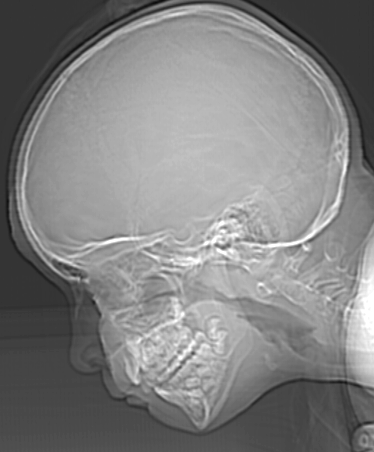
#> input picture Lab01/ctskull-256.tif, 374 x 452 px
$ jupyter execute --allow-errors first.ipynb
#> lines starting #> are read from the running program, lines starting #| are printed output that depends on the picture; after the words box and inside, x2 and y2 are one past the last pixel; in counts of white or black regions, pixels touching at a corner belong together
[cell 1]
import cv2
import matplotlib.pyplot as plt
import numpy as np

#https://github.com/btravencolo/gsi058-labs-2022-02/blob/main/Lab01%20-%20Sampling%20and%20Quantization/lab01.ipynb
#https://github.com/GuilhermeBartasson/Processamento_Digital_De_Imagens

img1 = cv2.imread("relogio.tif", cv2.IMREAD_GRAYSCALE)
#> (the rest of this cell did not finish here and is left out)

[cell 2]
from sklearn.cluster import MiniBatchKMeans
import cv2
import matplotlib.pyplot as plt
import numpy as np

img = cv2.imread("ctskull-256.tif")
#> img is the input picture: shape (452, 374, 3); min 12, max 255, mean 129.4
(linhas, colunas) = img.shape[:2]
#> linhas = 452; colunas = 374

img = cv2.cvtColor(img, cv2.COLOR_BGR2GRAY)
#> img: shape (452, 374)
img = img.reshape((img.shape[0] * img.shape[1], 1))

clt = MiniBatchKMeans(n_clusters = 2)
#Quanto menor o número de clusters, menor a quantidade de cores. Priorize os valores múltiplos de 4.
labels = clt.fit_predict(img)
quant = clt.cluster_centers_.astype("uint8")[labels]

quant = quant.reshape((linhas, colunas, 1))
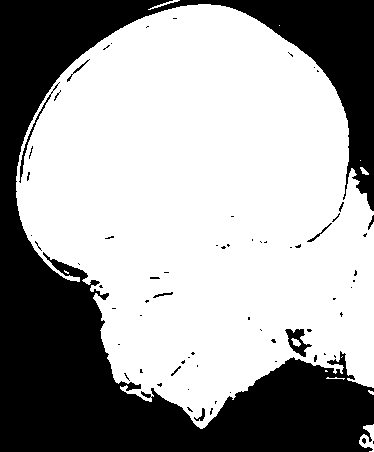
#> quant: shape (452, 374, 1); values 69 (black) and 163 (white), 63.3% white; 69 black regions (59 under 20 px), largest, box (x1, y1, x2, y2) and area: (0, 0, 374, 452) 60765, (285, 329, 312, 357) 325, (19, 82, 60, 183) 218
img = img.reshape((linhas, colunas, 1))

plt.subplot(1, 2, 1)
plt.imshow(img, cmap='gray', vmin=0, vmax=255)
plt.subplot(1, 2, 2)
plt.imshow(quant, cmap='gray', vmin=0, vmax=255)
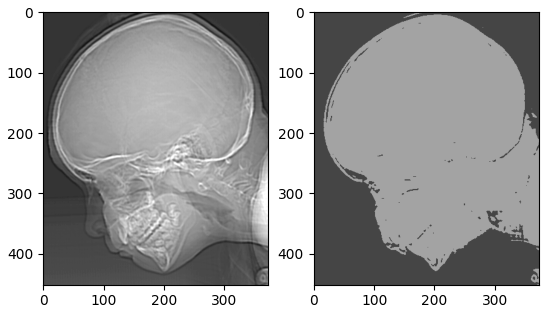
#> figure drawn by matplotlib, 2 panels
